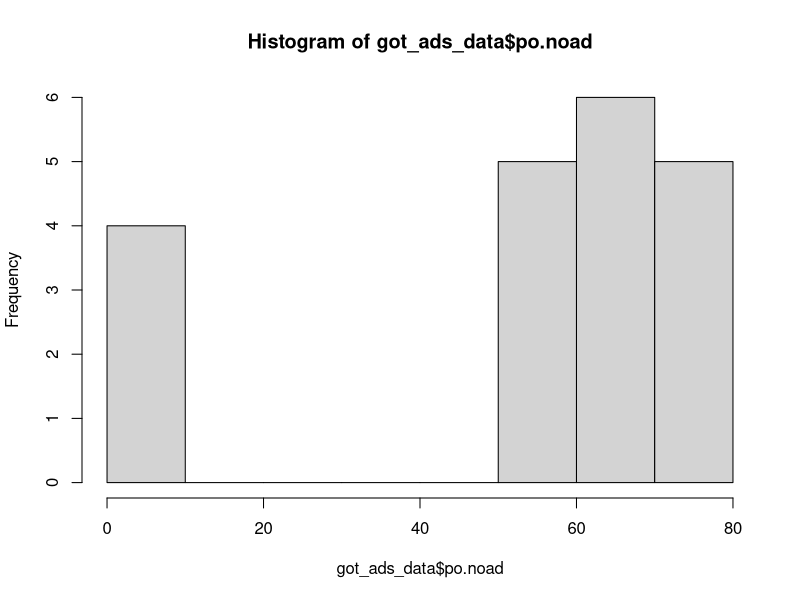
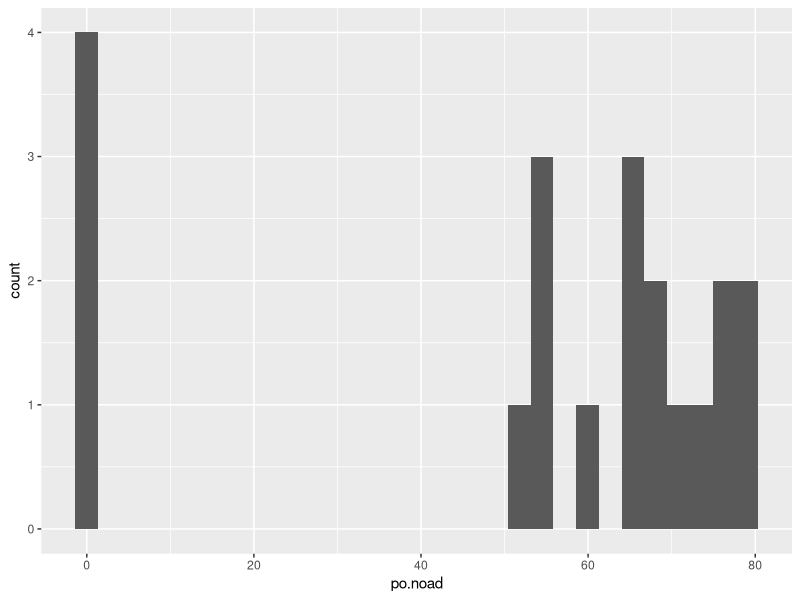
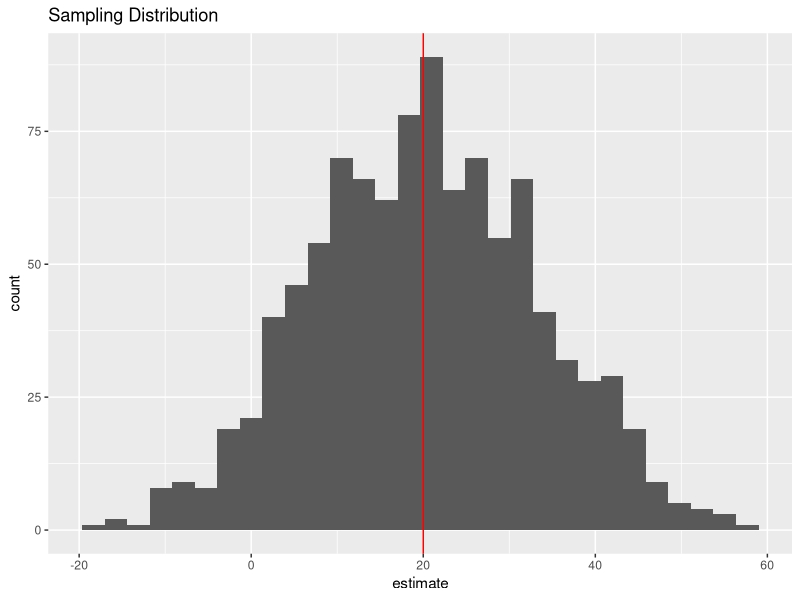
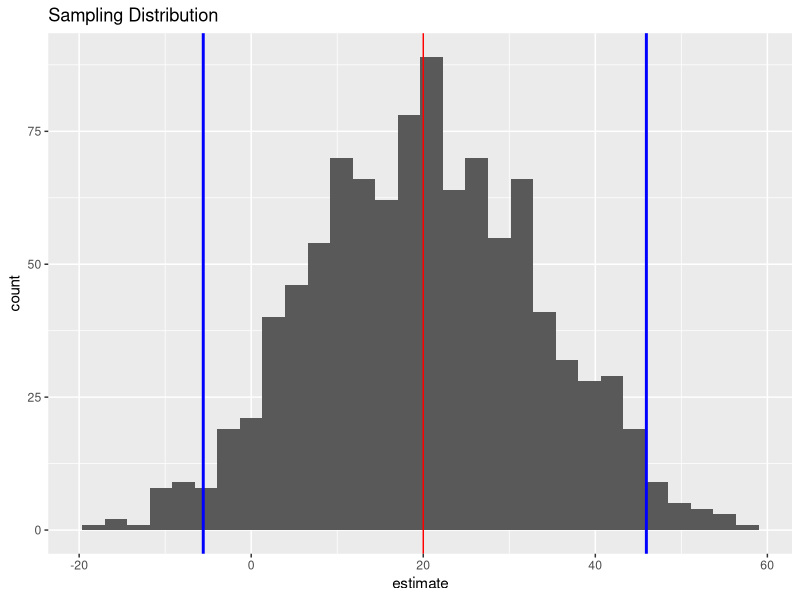
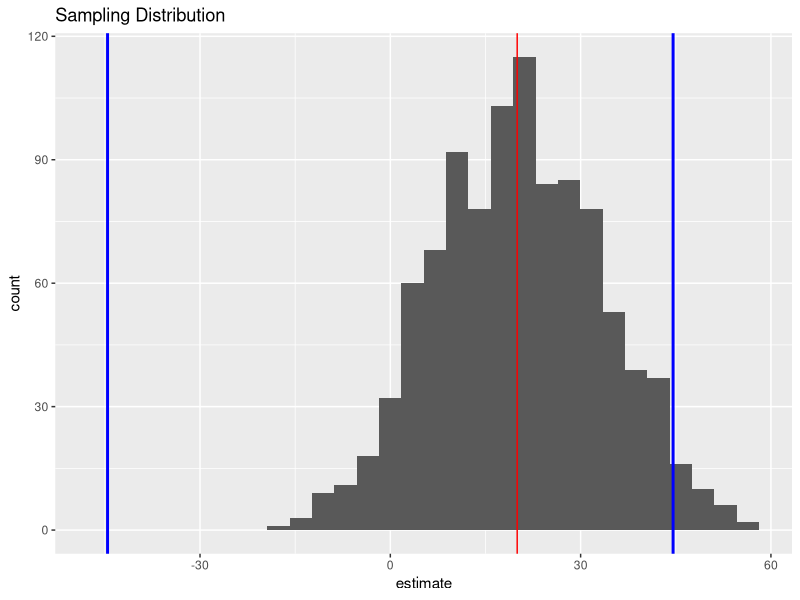

R code for these plots, in order:
## ---- chunk 1
knitr::opts_chunk$set(echo = TRUE)
library(data.table)
library(tidyverse)
library(ggplot2)
library(pwr)
## ---- chunk 2
got_ads_data <- fread('ads_noads.csv')
got_ads_data
hist(got_ads_data$po.noad)
# Alternative way using ggplot:
ggplot(got_ads_data, aes(x = po.noad)) + geom_histogram()
## ---- chunk 3
true.effect <- 20
got_ads_data[, po.withad := po.noad + true.effect]
# The paste function combines two strings into a longer one.
paste("The true ATE is", mean(got_ads_data$po.withad) - mean(got_ads_data$po.noad)) # True ATE
## ---- chunk 4
### Whenever we being our script, we should set the 'seed'. The seed ensures that if you rerun the script, you get the same exact set of randomizations. 
set.seed(234)

### Let's get the number of heroes (rows):
num.people <- nrow(got_ads_data)

### Let's use simple randomization to assign treatment:
treatment <- rbernoulli(num.people, .5)

### We fill in the outcomes according to randomized treatment status:
outcome <- ifelse(treatment == 1, got_ads_data$po.withad, got_ads_data$po.noad)

### Calculate our estimate of the ate
mean(outcome[treatment == 1]) - mean(outcome[treatment == 0])
## ---- chunk 5
### This is a function. Every time we use it, it returns an estimate of the ATE using a different randomization.
rand.est.ate <- function(){
  treatment <- rbernoulli(num.people, .5)
  outcome <- ifelse(treatment == 1, got_ads_data$po.withad, got_ads_data$po.noad)
  mean(outcome[treatment == 1]) - mean(outcome[treatment == 0])
}

rand.est.ate()
## ---- chunk 6
samp.dist <- replicate(1000, rand.est.ate())
samp.dist <- as.data.table(samp.dist)
samp.dist
plot_samp_dist <- ggplot(samp.dist, aes(x = samp.dist)) + geom_histogram() + geom_vline(xintercept = true.effect, color = 'red') + xlab('estimate') + ggtitle("Sampling Distribution")

plot_samp_dist
## ---- chunk 7
se <- sd(samp.dist$samp.dist)
paste("The standard error is", se)

avg_estimate <- mean(samp.dist$samp.dist)

## Compute the confidence interval and plot it on the distribution:
conf.int <- c(avg_estimate - 1.96*se, avg_estimate + 1.96*se)

plot_samp_dist + geom_vline(xintercept = conf.int[1], lwd = 1, color = 'blue') + geom_vline(xintercept = conf.int[2], lwd = 1, col = 'blue')
## ---- chunk 8
true_effect <- 4
got_ads_data[, po.withad := po.noad + true.effect]


### Let's use simple randomization to assign treatment:
treatment <- rbernoulli(num.people, .5)

### We fill in the outcomes according to randomized treatment status:
outcome <- ifelse(treatment == 1, got_ads_data$po.withad, got_ads_data$po.noad)

### Calculate our estimate of the ate
ate_hat <- mean(outcome[treatment == 1]) - mean(outcome[treatment == 0])
ate_hat
plot_samp_dist + geom_vline(xintercept = ate_hat, lwd = 1, color = 'blue') + geom_vline(xintercept = -ate_hat, lwd = 1, color = 'blue')

## ---- chunk 9
pval <- mean(abs(samp.dist$samp.dist) > abs(ate_hat))
paste("The p-value is", pval)
## ---- chunk 10
### Let's use simple randomization to assign treatment:
treatment <- rbernoulli(num.people, .5)

### We fill in the outcomes according to randomized treatment status:
outcome <- ifelse(treatment == 1, got_ads_data$po.withad, got_ads_data$po.noad)

### Calculate our estimate of the ate
ate_hat <- mean(outcome[treatment == 1]) - mean(outcome[treatment == 0])
ate_hat
pval <- mean(abs(samp.dist$samp.dist) > abs(ate_hat))
paste("The p-value is", pval)
## ---- chunk 11
t.test(outcome[treatment == 1], outcome[treatment == 0])
## ---- chunk 12
sd_outcome <- sd(outcome)
power_test <- pwr.t.test(n = NULL, d = true_effect/sd_outcome, sig.level = .05, power = .8)
power_test
num_obs_needed <- power_test$n
paste("We need this many observations:", num_obs_needed)
